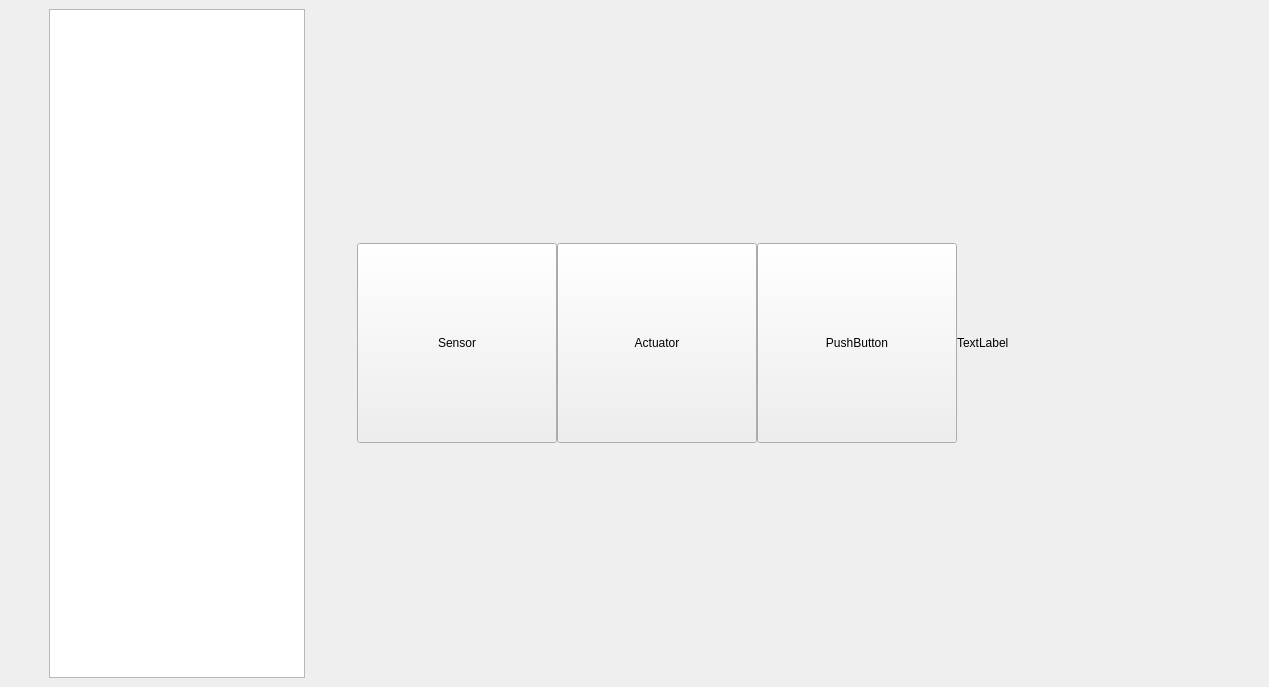
<?xml version="1.0" encoding="UTF-8"?>
<ui version="4.0">
 <class>MainWindow</class>
 <widget class="QMainWindow" name="MainWindow">
  <property name="geometry">
   <rect>
    <x>0</x>
    <y>0</y>
    <width>1269</width>
    <height>687</height>
   </rect>
  </property>
  <property name="sizePolicy">
   <sizepolicy hsizetype="Preferred" vsizetype="Preferred">
    <horstretch>0</horstretch>
    <verstretch>0</verstretch>
   </sizepolicy>
  </property>
  <property name="windowTitle">
   <string>MainWindow</string>
  </property>
  <widget class="QWidget" name="centralwidget">
   <property name="enabled">
    <bool>true</bool>
   </property>
   <property name="sizePolicy">
    <sizepolicy hsizetype="Fixed" vsizetype="Fixed">
     <horstretch>0</horstretch>
     <verstretch>0</verstretch>
    </sizepolicy>
   </property>
   <layout class="QHBoxLayout" name="horizontalLayout_3">
    <item>
     <spacer name="horizontalSpacer">
      <property name="orientation">
       <enum>Qt::Horizontal</enum>
      </property>
      <property name="sizeType">
       <enum>QSizePolicy::Fixed</enum>
      </property>
      <property name="sizeHint" stdset="0">
       <size>
        <width>40</width>
        <height>20</height>
       </size>
      </property>
     </spacer>
    </item>
    <item>
     <widget class="QListWidget" name="listWidget">
      <property name="enabled">
       <bool>true</bool>
      </property>
      <property name="sizePolicy">
       <sizepolicy hsizetype="Expanding" vsizetype="Preferred">
        <horstretch>0</horstretch>
        <verstretch>0</verstretch>
       </sizepolicy>
      </property>
      <property name="minimumSize">
       <size>
        <width>0</width>
        <height>0</height>
       </size>
      </property>
      <property name="maximumSize">
       <size>
        <width>300</width>
        <height>16777215</height>
       </size>
      </property>
      <property name="baseSize">
       <size>
        <width>0</width>
        <height>0</height>
       </size>
      </property>
      <property name="showDropIndicator" stdset="0">
       <bool>true</bool>
      </property>
      <property name="selectionMode">
       <enum>QAbstractItemView::ContiguousSelection</enum>
      </property>
      <property name="spacing">
       <number>0</number>
      </property>
     </widget>
    </item>
    <item>
     <layout class="QGridLayout" name="gridLayout">
      <property name="sizeConstraint">
       <enum>QLayout::SetDefaultConstraint</enum>
      </property>
      <property name="leftMargin">
       <number>6</number>
      </property>
      <property name="horizontalSpacing">
       <number>0</number>
      </property>
      <item row="0" column="1">
       <widget class="QPushButton" name="Sensor">
        <property name="sizePolicy">
         <sizepolicy hsizetype="Fixed" vsizetype="Fixed">
          <horstretch>0</horstretch>
          <verstretch>0</verstretch>
         </sizepolicy>
        </property>
        <property name="minimumSize">
         <size>
          <width>200</width>
          <height>200</height>
         </size>
        </property>
        <property name="text">
         <string>Sensor</string>
        </property>
       </widget>
      </item>
      <item row="0" column="2">
       <widget class="QPushButton" name="Actuator">
        <property name="sizePolicy">
         <sizepolicy hsizetype="Fixed" vsizetype="Fixed">
          <horstretch>0</horstretch>
          <verstretch>0</verstretch>
         </sizepolicy>
        </property>
        <property name="minimumSize">
         <size>
          <width>200</width>
          <height>200</height>
         </size>
        </property>
        <property name="text">
         <string>Actuator</string>
        </property>
       </widget>
      </item>
      <item row="0" column="5">
       <spacer name="horizontalSpacer_4">
        <property name="orientation">
         <enum>Qt::Horizontal</enum>
        </property>
        <property name="sizeHint" stdset="0">
         <size>
          <width>40</width>
          <height>20</height>
         </size>
        </property>
       </spacer>
      </item>
      <item row="0" column="3">
       <widget class="QPushButton" name="pushButton">
        <property name="sizePolicy">
         <sizepolicy hsizetype="Fixed" vsizetype="Fixed">
          <horstretch>0</horstretch>
          <verstretch>0</verstretch>
         </sizepolicy>
        </property>
        <property name="minimumSize">
         <size>
          <width>200</width>
          <height>200</height>
         </size>
        </property>
        <property name="text">
         <string>PushButton</string>
        </property>
       </widget>
      </item>
      <item row="0" column="0">
       <spacer name="horizontalSpacer_2">
        <property name="orientation">
         <enum>Qt::Horizontal</enum>
        </property>
        <property name="sizeHint" stdset="0">
         <size>
          <width>40</width>
          <height>20</height>
         </size>
        </property>
       </spacer>
      </item>
      <item row="0" column="4">
       <widget class="QLabel" name="label">
        <property name="text">
         <string>TextLabel</string>
        </property>
       </widget>
      </item>
     </layout>
    </item>
    <item>
     <spacer name="horizontalSpacer_3">
      <property name="orientation">
       <enum>Qt::Horizontal</enum>
      </property>
      <property name="sizeHint" stdset="0">
       <size>
        <width>40</width>
        <height>20</height>
       </size>
      </property>
     </spacer>
    </item>
   </layout>
  </widget>
 </widget>
 <tabstops>
  <tabstop>listWidget</tabstop>
  <tabstop>Sensor</tabstop>
  <tabstop>Actuator</tabstop>
 </tabstops>
 <resources/>
 <connections/>
</ui>
